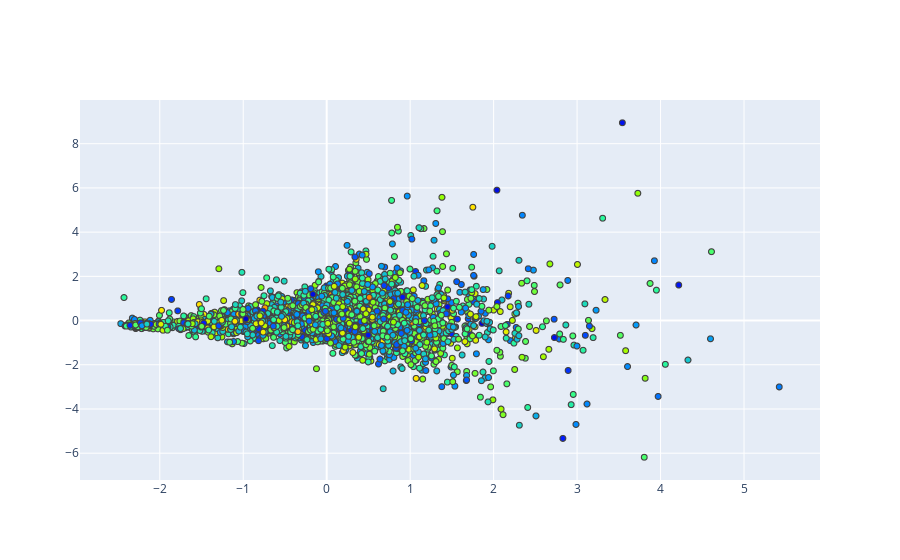

Source (notebook cell):
### Code cell
fig = go.Figure(data=go.Scattergl(
   x = pca_df_ftt['x'],
   y = pca_df_ftt['y'],
   mode='markers',
   marker=dict(
       color=np.random.randn(100000),
       colorscale='rainbow',
       line_width=1
   ),
   text=pca_df_ftt['word'],
   textposition="bottom center",
))

fig.show()

### Figure 1 — Plotly figure (JSON) as saved in the notebook; plotly's stock layout.template omitted (floating-point values rounded to 4 significant figures; data arrays with more than 128 entries replaced by an {"elided": "..."} marker saying what was removed)
{"data": [{"marker": {"color": {"elided": "100000 float values"}, "colorscale": [[0, "rgb(150,0,90)"], [0.125, "rgb(0,0,200)"], [0.25, "rgb(0,25,255)"], [0.375, "rgb(0,152,255)"], [0.5, "rgb(44,255,150)"], [0.625, "rgb(151,255,0)"], [0.75, "rgb(255,234,0)"], [0.875, "rgb(255,111,0)"], [1, "rgb(255,0,0)"]], "line": {"width": 1}}, "mode": "markers", "text": {"elided": "5071 str values"}, "textposition": "bottom center", "type": "scattergl", "x": {"elided": "5071 float values"}, "y": {"elided": "5071 float values"}}], "layout": {}}
